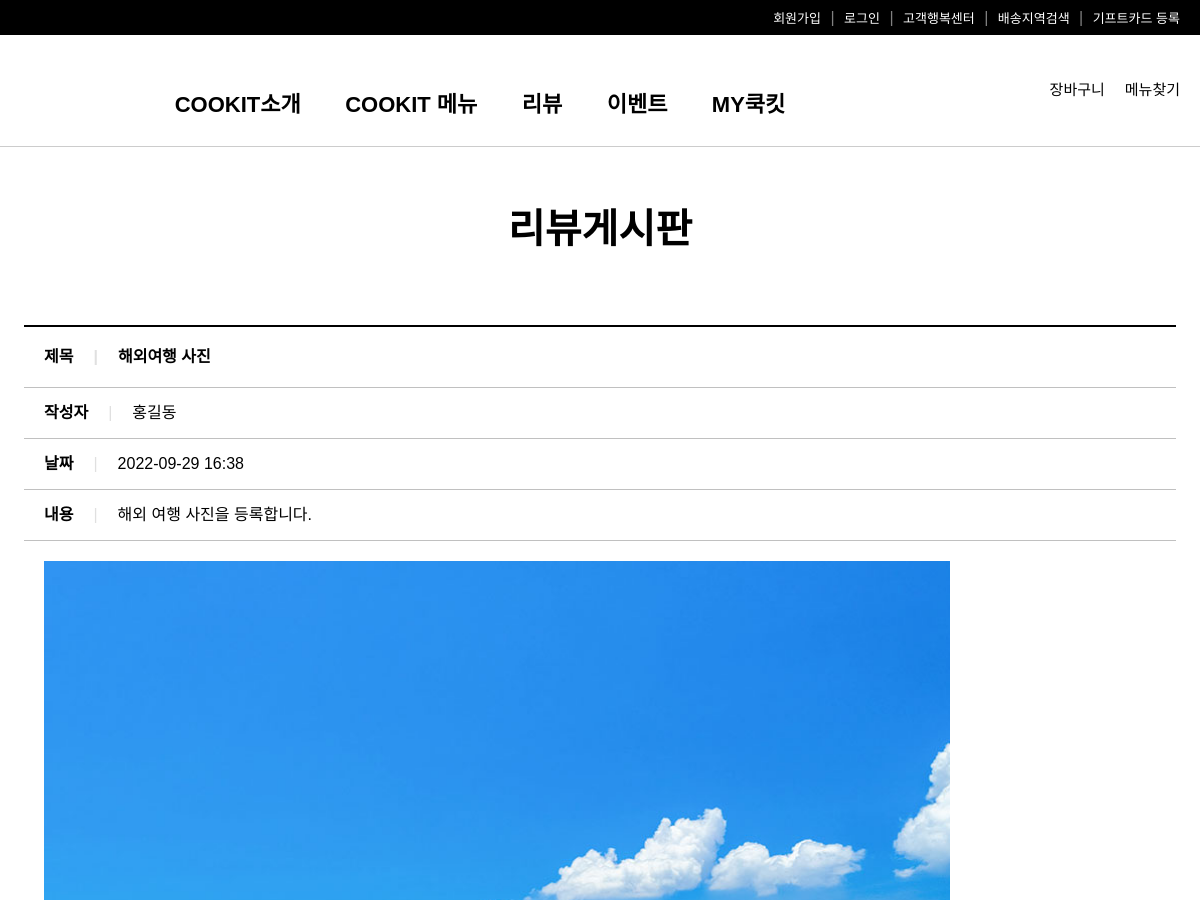
The app's page /freeBoard/1/1/1/28/fboardView (upper part), older data.
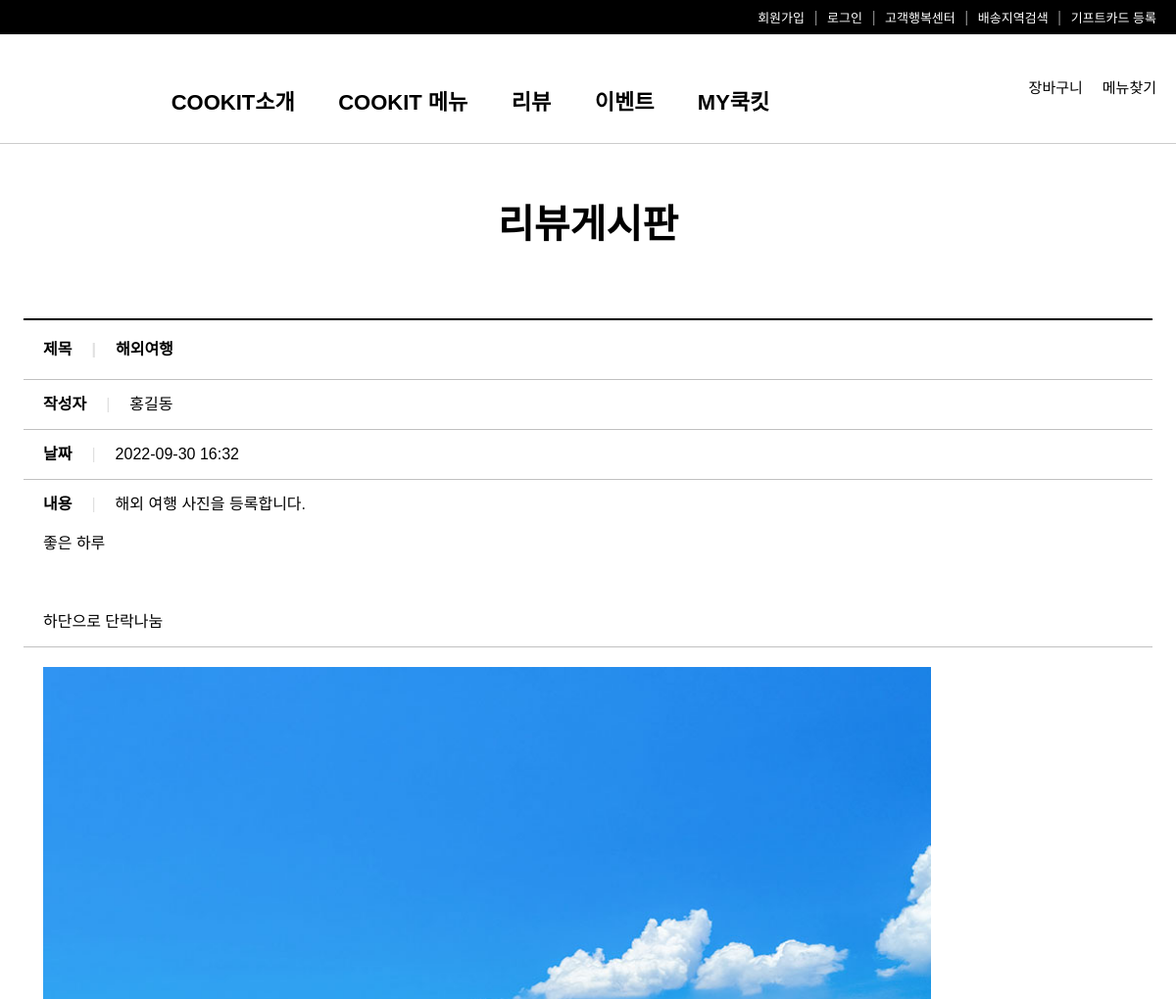
The same page, newer data.
### freeBoard/models.py (models this page shows, shortened)
class Fboard(models.Model):
    b_no = models.AutoField(primary_key=True)
    member = models.ForeignKey(Member,on_delete=models.DO_NOTHING,null=True)
    b_title = models.CharField(max_length=1000)
    b_content = models.TextField()
    b_date = models.DateTimeField(default=datetime.now(),blank=True)
    b_group = models.IntegerField(default=0)
    b_step = models.IntegerField(default=0)
    b_indent = models.IntegerField(default=0)
    b_hit = models.IntegerField(default=1)
    b_file = models.ImageField(blank=True)

### member/models.py (models this page shows, shortened)
class Member(models.Model):
    id = models.CharField(primary_key=True, max_length=40)
    pw = models.CharField(max_length=40)
    name = models.CharField(max_length=40)
    tel = models.CharField(max_length=20)
    birth = models.DateField(blank=True)
    gender = models.CharField(max_length=10)
    email = models.CharField(max_length=30)
    zipcode = models.CharField(max_length=100)
    address1 = models.CharField(max_length=300)
    address2 = models.CharField(max_length=200)
    hobby = models.CharField(max_length=50)
    reg_date = models.DateTimeField(default=datetime.now(),blank=True)

### freeBoard/views.py (the view)
# urls.py: path('<int:nowpage>/<str:category>/<str:sword>/<str:b_no>/fboardView',views.fboardView,name="fboardView"),
def fboardView(request,nowpage,category,sword,b_no):
    qs = Fboard.objects.get(b_no=b_no)
    print("views :",b_no)
    context = {"fboard":qs,'nowpage':nowpage,"category":category,"sword":sword}
    return render(request,'fboardView.html',context)

### freeBoard/templates/fboardView.html (shortened to what this page needs)
{% load static %}
<!DOCTYPE html>
<html lang="ko">
<head>
  <link rel="stylesheet" href="https://cdnjs.cloudflare.com/ajax/libs/font-awesome/5.12.1/css/all.min.css">
  <link rel="stylesheet" href="{% static 'css/style.css' %}">
  <link rel="stylesheet" href="{% static 'css/read.css' %}">
</head>
<body>
  <header>
    <ul>
      <li>회원가입</li> <span>|</span>
      <li>로그인</li> <span>|</span>
      <li>고객행복센터</li> <span>|</span>
      <li>배송지역검색</li> <span>|</span>
      <li>기프트카드 등록</li>
    </ul>
  </header>
  <nav>
    <div class="logo"></div>
    <div id="search">
      <div class="search"></div><br>
      <span>메뉴찾기</span>
    </div>
    <div id="cart">
      <div class="cart"></div><br>
      <span>장바구니</span>
    </div>
    <div class="nav-menu">
      <ul>
        <li>COOKIT소개</li>
        <li>COOKIT 메뉴</li>
        <li>리뷰</li>
        <li>이벤트</li>
        <li>MY쿡킷</li>
      </ul>
    </div>
  </nav>
  <section>
    <h1>리뷰게시판</h1>
    <table>
      <tr>
        <th><strong>제목</strong><span class="separator">|</span>{{fboard.b_title}}</th>
      </tr>
      <tr>
        <td><strong>작성자</strong><span class="separator">|</span>{{fboard.member.name}}</td>
      </tr>
      <tr>
        <td><strong>날짜</strong><span class="separator">|</span>{{fboard.b_date|date:'Y-m-d H:i'}}</td>
      </tr>
      <tr>
        <td><strong>내용</strong><span class="separator">|</span>{{fboard.b_content | safe }}</td>
      </tr>
      <tr>
        <td class="article">
          <img src="/media/{{fboard.b_file}}" alt="" width="80%">
        </td>
      </tr>
    </table>
  </section>
</body>
</html>

Row changes from the older to the newer data that the page shows:
changed Fboard "홍길동": b_title "해외여행 사진" → "해외여행"; b_date "2022-09-29 16:38" → "2022-09-30 16:32"; b_content "해외 여행 사진을 등록합니다." → "해외 여행 사진을 등록합니다. 좋은 하루 하단으로 단락나눔"
